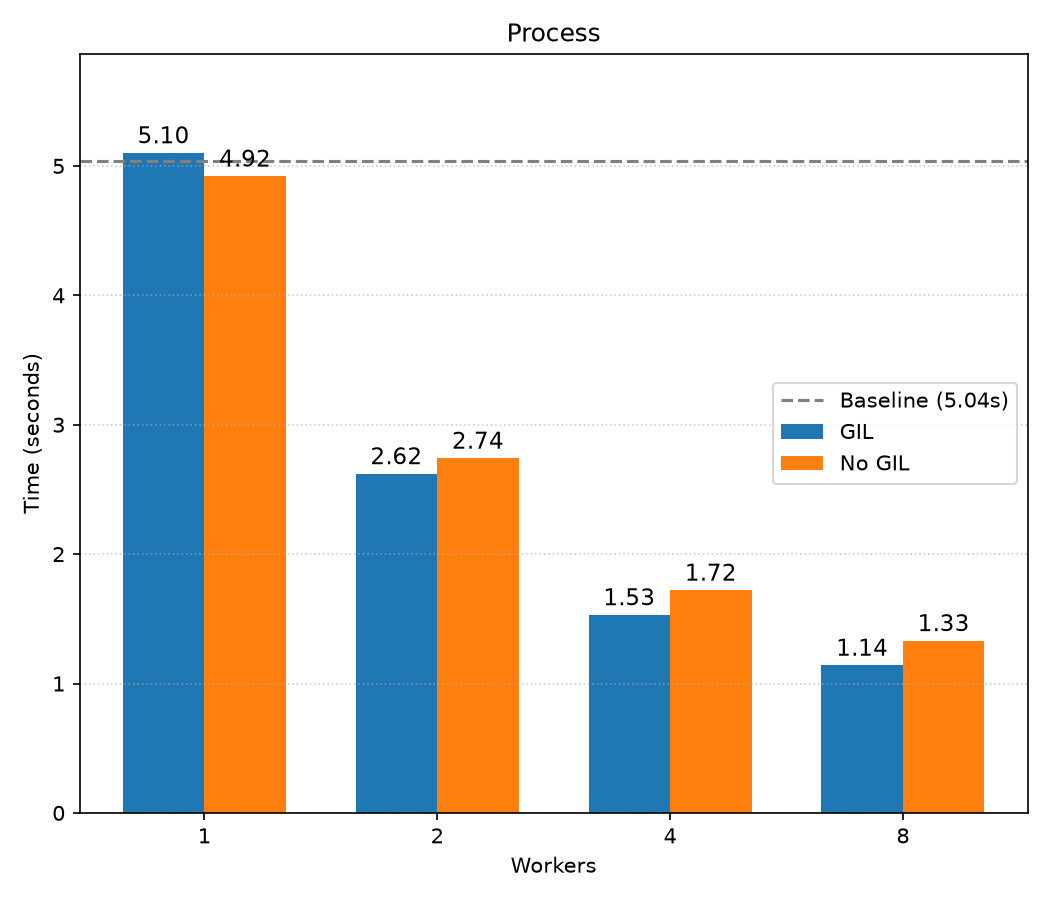

This chart was generated by the following Python code:
import matplotlib.pyplot as plt
import numpy as np

workers = [1, 2, 4, 8]
baseline = 5.04

gil = [5.10, 2.62, 1.53, 1.14]
no_gil = [4.92, 2.74, 1.72, 1.33]

x = np.arange(len(workers))
width = 0.35

fig, ax = plt.subplots(figsize=(7, 6))

bars_gil = ax.bar(x - width / 2, gil, width, label="GIL")
bars_nogil = ax.bar(x + width / 2, no_gil, width, label="No GIL")

for bars in (bars_gil, bars_nogil):
    ax.bar_label(bars, fmt="%.2f", padding=2, fontsize=11)

ax.axhline(
    baseline,
    color="gray",
    linestyle="--",
    linewidth=1.5,
    label=f"Baseline ({baseline}s)",
)

ax.set_title("Process")
ax.set_xlabel("Workers")
ax.set_ylabel("Time (seconds)")
ax.set_xticks(x)
ax.set_xticklabels(workers)
ax.set_ylim(0, max(gil + no_gil) * 1.15)
ax.grid(True, axis="y", linestyle=":", alpha=0.6)
ax.legend()

fig.tight_layout()
plt.savefig("benchmark_process.png", dpi=150)
